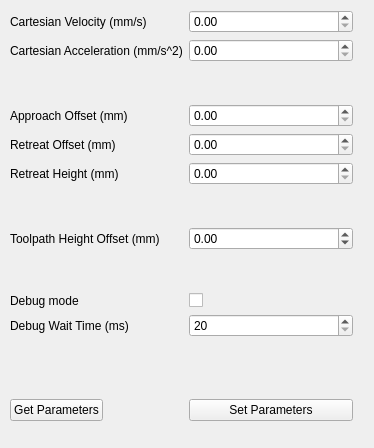
<?xml version="1.0" encoding="UTF-8"?>
<ui version="4.0">
 <class>widget</class>
 <widget class="QWidget" name="widget">
  <property name="geometry">
   <rect>
    <x>0</x>
    <y>0</y>
    <width>374</width>
    <height>448</height>
   </rect>
  </property>
  <property name="windowTitle">
   <string>Toolpath Interface</string>
  </property>
  <widget class="QWidget" name="formLayoutWidget">
   <property name="geometry">
    <rect>
     <x>10</x>
     <y>10</y>
     <width>343</width>
     <height>411</height>
    </rect>
   </property>
   <layout class="QFormLayout" name="formLayout">
    <property name="formAlignment">
     <set>Qt::AlignCenter</set>
    </property>
    <item row="0" column="0">
     <widget class="QLabel" name="cartesianVelocityLabel">
      <property name="text">
       <string>Cartesian Velocity (mm/s)</string>
      </property>
     </widget>
    </item>
    <item row="0" column="1">
     <widget class="QDoubleSpinBox" name="cartesianVelocityDoubleSpinBox">
      <property name="maximum">
       <double>500.000000000000000</double>
      </property>
     </widget>
    </item>
    <item row="1" column="0">
     <widget class="QLabel" name="cartesianAccelerationLabel">
      <property name="text">
       <string>Cartesian Acceleration (mm/s^2)</string>
      </property>
     </widget>
    </item>
    <item row="1" column="1">
     <widget class="QDoubleSpinBox" name="cartesianAccelerationDoubleSpinBox">
      <property name="maximum">
       <double>500.000000000000000</double>
      </property>
      <property name="singleStep">
       <double>1.000000000000000</double>
      </property>
     </widget>
    </item>
    <item row="2" column="1">
     <spacer name="verticalSpacer">
      <property name="orientation">
       <enum>Qt::Vertical</enum>
      </property>
      <property name="sizeHint" stdset="0">
       <size>
        <width>20</width>
        <height>40</height>
       </size>
      </property>
     </spacer>
    </item>
    <item row="3" column="0">
     <widget class="QLabel" name="approachOffsetLabel">
      <property name="text">
       <string>Approach Offset (mm)</string>
      </property>
     </widget>
    </item>
    <item row="3" column="1">
     <widget class="QDoubleSpinBox" name="approachOffsetDoubleSpinBox"/>
    </item>
    <item row="4" column="0">
     <widget class="QLabel" name="retreatOffsetLabel">
      <property name="text">
       <string>Retreat Offset (mm)</string>
      </property>
     </widget>
    </item>
    <item row="4" column="1">
     <widget class="QDoubleSpinBox" name="retreatOffsetDoubleSpinBox"/>
    </item>
    <item row="5" column="0">
     <widget class="QLabel" name="retreatHeightLabel">
      <property name="text">
       <string>Retreat Height (mm)</string>
      </property>
     </widget>
    </item>
    <item row="5" column="1">
     <widget class="QDoubleSpinBox" name="retreatHeightDoubleSpinBox">
      <property name="maximum">
       <double>50.990000000000002</double>
      </property>
     </widget>
    </item>
    <item row="6" column="0">
     <spacer name="verticalSpacer_2">
      <property name="orientation">
       <enum>Qt::Vertical</enum>
      </property>
      <property name="sizeHint" stdset="0">
       <size>
        <width>20</width>
        <height>40</height>
       </size>
      </property>
     </spacer>
    </item>
    <item row="7" column="0">
     <widget class="QLabel" name="toolpathHeightOffsetLabel">
      <property name="text">
       <string>Toolpath Height Offset (mm)</string>
      </property>
     </widget>
    </item>
    <item row="7" column="1">
     <widget class="QDoubleSpinBox" name="toolpathHeightOffsetDoubleSpinBox">
      <property name="minimum">
       <double>-5.000000000000000</double>
      </property>
      <property name="maximum">
       <double>20.000000000000000</double>
      </property>
     </widget>
    </item>
    <item row="8" column="0">
     <spacer name="verticalSpacer_3">
      <property name="orientation">
       <enum>Qt::Vertical</enum>
      </property>
      <property name="sizeHint" stdset="0">
       <size>
        <width>20</width>
        <height>40</height>
       </size>
      </property>
     </spacer>
    </item>
    <item row="9" column="0">
     <widget class="QLabel" name="debugModeLabel">
      <property name="text">
       <string>Debug mode</string>
      </property>
     </widget>
    </item>
    <item row="9" column="1">
     <widget class="QCheckBox" name="debugModeCheckBox"/>
    </item>
    <item row="10" column="0">
     <widget class="QLabel" name="debugWaitTimeLabel">
      <property name="text">
       <string>Debug Wait Time (ms)</string>
      </property>
     </widget>
    </item>
    <item row="10" column="1">
     <widget class="QSpinBox" name="debugWaitTimeSpinBox">
      <property name="minimum">
       <number>20</number>
      </property>
      <property name="maximum">
       <number>5000</number>
      </property>
      <property name="singleStep">
       <number>10</number>
      </property>
     </widget>
    </item>
    <item row="11" column="0">
     <spacer name="verticalSpacer_4">
      <property name="orientation">
       <enum>Qt::Vertical</enum>
      </property>
      <property name="sizeHint" stdset="0">
       <size>
        <width>20</width>
        <height>60</height>
       </size>
      </property>
     </spacer>
    </item>
    <item row="12" column="1">
     <widget class="QPushButton" name="pushSetParams">
      <property name="text">
       <string>Set Parameters</string>
      </property>
     </widget>
    </item>
    <item row="12" column="0">
     <widget class="QPushButton" name="pushGetParams">
      <property name="text">
       <string>Get Parameters</string>
      </property>
     </widget>
    </item>
   </layout>
  </widget>
 </widget>
 <resources/>
 <connections/>
</ui>
